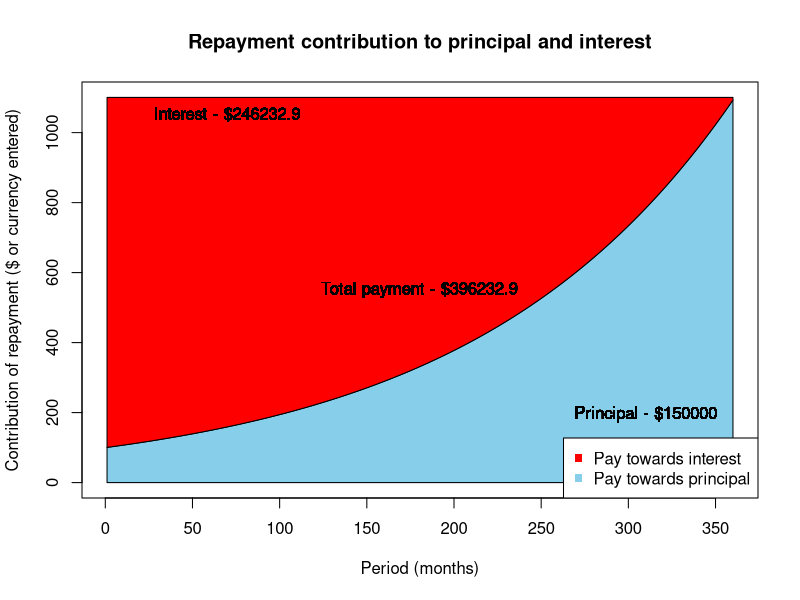
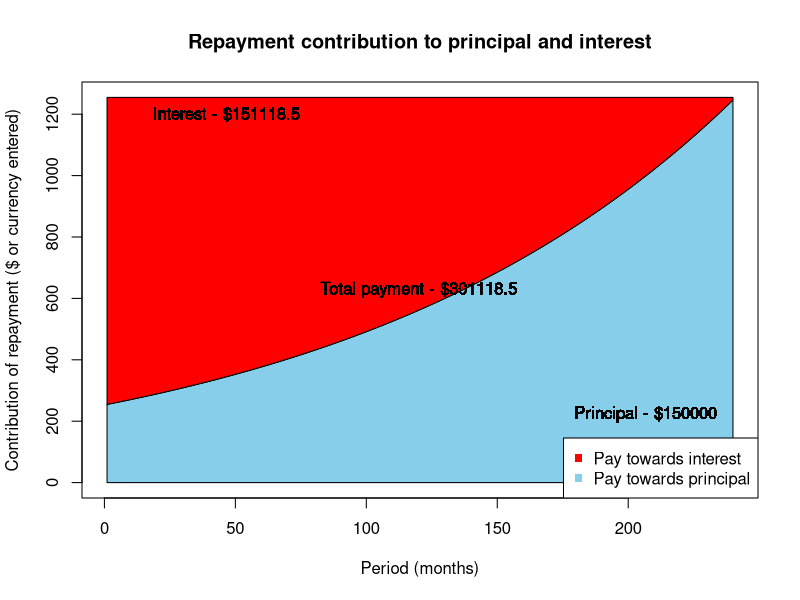

The R script that drew these images, in order:
## ---- chunk 1
pv<-150000
rate<-8/1200
years<-30
per <- years * 12
pmt <- (rate + (rate / (((1+rate)^per) - 1) )) * pv
bdw <- data.frame(year=numeric(per), period=numeric(per), 
                  repayment=numeric(per), 
                  toPrincipal=numeric(per), 
                  percentToPrincipal=numeric(per),
                  remainingPrincipal=numeric(per))
bdw$repayment <- pmt
remPrincipal <- pv
for(i in 1:per) {
    bdw$year[i] <- format(ceiling(i/12),nsmall=0)
    bdw$period[i] <- format(i, nsmall=0)
    bdw$toPrincipal[i] <- P <- pmt-(remPrincipal * rate)
    bdw$percentToPrincipal[i] <- (P / pmt) * 100
    remPrincipal <- remPrincipal - P
    bdw$remainingPrincipal[i] <- remPrincipal
    }
#adjustment for last payment
bdw$repayment[per]<-pmt+bdw$remainingPrincipal[per]
bdw$remainingPrincipal[i] <- 0

totalInterest <- sum(bdw$repayment) - sum(bdw$toPrincipal)
totalPayment <- sum(bdw$repayment)
totalToPrincipal <- sum(bdw$toPrincipal)

with(bdw, plot(period, toPrincipal, type="n", 
               ylab="Contribution of repayment ($ or currency entered)",
               xlab="Period (months)",
               main="Repayment contribution to principal and interest",
               ylim=c(0, repayment[1])))

polygon(c(1, bdw$period, dim(bdw)[1]), c(0, bdw$toPrincipal, 0),
        col="skyblue")
polygon(c(bdw$period[1], bdw$period, bdw$period[length(bdw$period)]), 
        c(min(bdw$repayment), bdw$toPrincipal, min(bdw$repayment)),
        col="red")
legend("bottomright", pch=15, col = c("red", "skyblue"), 
       legend = c("Pay towards interest", "Pay towards principal"))

text((0.194)*as.numeric(bdw$period[length(bdw$period)]), (0.955)*bdw$repayment, 
     paste0("Interest - $", format((totalInterest), nsmall=0)))

text((0.861)*as.numeric(bdw$period[length(bdw$period)]), 
     (0.177)*bdw$repayment, paste0("Principal - $", 
                                  format(totalToPrincipal, nsmall=0)))

text( (0.5)*as.numeric(bdw$period[length(bdw$period)]), 
      (0.5)*bdw$repayment, paste0("Total payment - $", format(totalPayment, nsmall=0)))

## ---- chunk 2
pv<-150000
rate<-8/1200
years<-20
per <- years * 12
pmt <- (rate + (rate / (((1+rate)^per) - 1) )) * pv
bdw <- data.frame(year=numeric(per), period=numeric(per), 
                 repayment=numeric(per), 
                 toPrincipal=numeric(per), 
                 percentToPrincipal=numeric(per),
                 remainingPrincipal=numeric(per))
bdw$repayment <- pmt
remPrincipal <- pv
for(i in 1:per) {
    bdw$year[i] <- format(ceiling(i/12),nsmall=0)
    bdw$period[i] <- format(i, nsmall=0)
    bdw$toPrincipal[i] <- P <- pmt-(remPrincipal * rate)
    bdw$percentToPrincipal[i] <- (P / pmt) * 100
    remPrincipal <- round(remPrincipal - P, 2)
    bdw$remainingPrincipal[i] <- remPrincipal
    }
#adjustment for last payment
bdw$repayment[per]<-pmt+bdw$remainingPrincipal[per]
bdw$remainingPrincipal[i] <- 0

totalInterest <- sum(bdw$repayment) - sum(bdw$toPrincipal)
totalPayment <- sum(bdw$repayment)
totalToPrincipal <- sum(bdw$toPrincipal)

with(bdw, plot(period, toPrincipal, type="n", 
              ylab="Contribution of repayment ($ or currency entered)",
              xlab="Period (months)",
              main="Repayment contribution to principal and interest",
              ylim=c(0, repayment[1])))

polygon(c(1, bdw$period, dim(bdw)[1]), c(0, bdw$toPrincipal, 0),
        col="skyblue")
polygon(c(bdw$period[1], bdw$period, bdw$period[length(bdw$period)]), 
        c(min(bdw$repayment), bdw$toPrincipal, min(bdw$repayment)),
        col="red")
legend("bottomright", pch=15, col = c("red", "skyblue"), 
       legend = c("Pay towards interest", "Pay towards principal"))

text((0.194)*as.numeric(bdw$period[length(bdw$period)]), (0.955)*bdw$repayment, 
     paste0("Interest - $", format((totalInterest), nsmall=0)))

text((0.861)*as.numeric(bdw$period[length(bdw$period)]), 
     (0.177)*bdw$repayment, paste0("Principal - $", 
                                  format(totalToPrincipal, nsmall=0)))

text( (0.5)*as.numeric(bdw$period[length(bdw$period)]), 
      (0.5)*bdw$repayment, paste0("Total payment - $", format(totalPayment, nsmall=0)))
paymentBreakDown <- bdw
## ---- chunk 3
library(xtable)
print(xtable(paymentBreakDown[1:3,]), type="html") #display first few lines
## ---- chunk 4
print(xtable(paymentBreakDown[238:240, ]), type="html") #display last few lines
